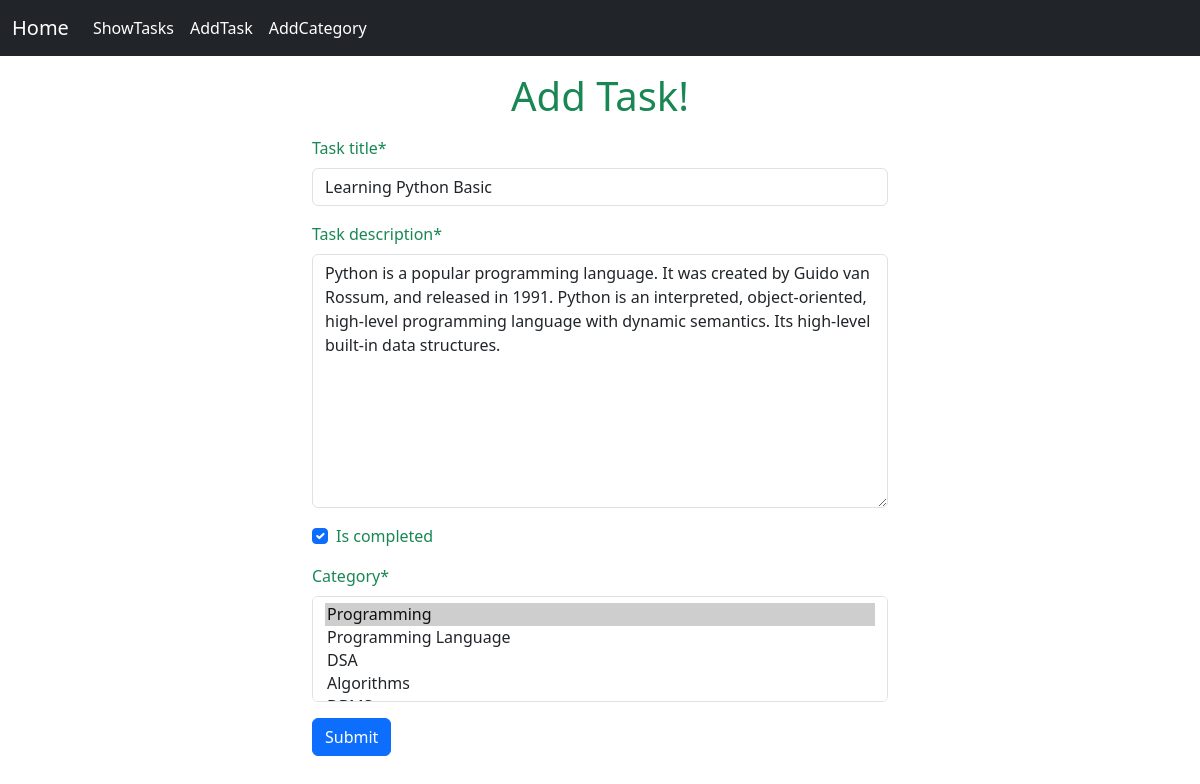
Screenshot of /task/edit/1 with the database file from the repository.
### Task/models.py (models this page shows, shortened)
class TaskModel(models.Model):
    task_title=models.CharField(max_length=100)
    task_description=models.TextField()
    is_completed=models.BooleanField()
    assign_date=models.DateTimeField(auto_now_add=True)
    category=models.ManyToManyField(CategoryModel)

### Task/views.py (the view)
# urls.py: path('edit/<int:id>', views.edit_task, name='edit_task'),
def edit_task(request,id):
    task=models.TaskModel.objects.get(pk=id)
    task_form=forms.TaskForm(instance=task)
    if request.method=='POST':
        task_form=forms.TaskForm(request.POST, instance=task)
        if task_form.is_valid():
            task_form.save()
            return redirect('show_task')
    return render(request, 'add_tasks.html', {'form': task_form})

### Task/forms.py
class TaskForm(forms.ModelForm):
    class Meta:
        model=TaskModel
        fields='__all__'

### Category/models.py (called while the page is built)
    def __str__(self):
        return self.category_name

### Task/templates/add_tasks.html (shortened to what this page needs)
{% extends "base.html" %}
{% load crispy_forms_tags %}
{% block content %}
<div class="container text-success mt-3" style="width: 50%; margin: auto">
    <h1 class="text-center mb-3">Add Task!</h1>
    <form method="POST">
        {{form | crispy}}
        <button type="submit" class="btn btn-primary">Submit</button>
    </form>
</div>
{% endblock content %}

### rows the page displays
TaskModel: task_title "Learning Python Basic", task_description "Python is a popular programming language. It was created by Guido van Rossum, and released in 1991. Python is an interpreted, object-oriented, high-level programming language with dynamic semantics. Its high-level built-in data structures.", is_completed "☑"
